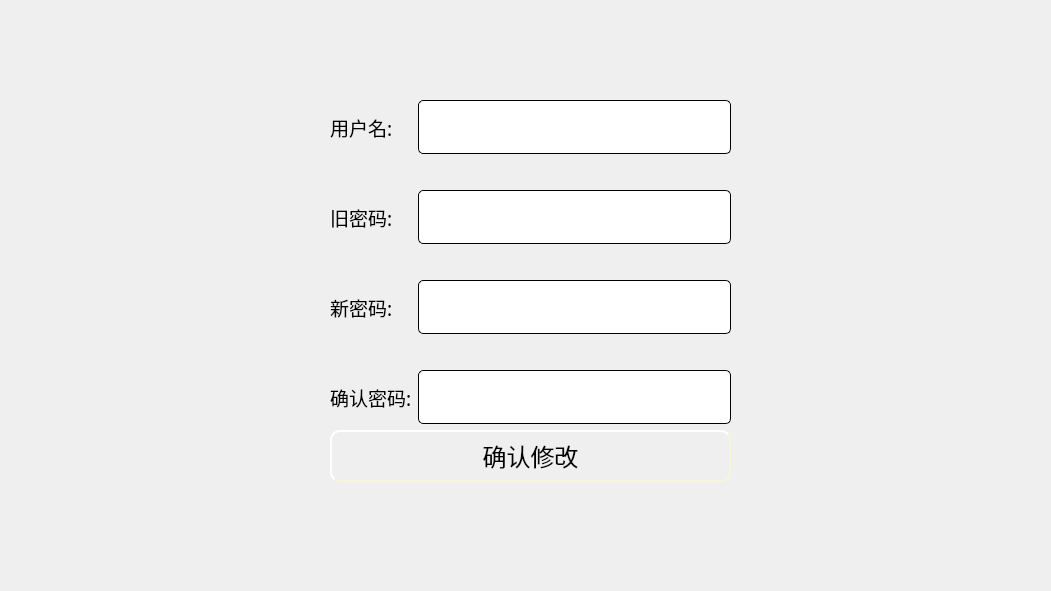
<?xml version="1.0" encoding="UTF-8"?>
<ui version="4.0">
 <class>ChangePswd</class>
 <widget class="QWidget" name="ChangePswd">
  <property name="geometry">
   <rect>
    <x>0</x>
    <y>0</y>
    <width>1051</width>
    <height>591</height>
   </rect>
  </property>
  <property name="windowTitle">
   <string>Form</string>
  </property>
  <widget class="QWidget" name="layoutWidget">
   <property name="geometry">
    <rect>
     <x>330</x>
     <y>100</y>
     <width>401</width>
     <height>382</height>
    </rect>
   </property>
   <layout class="QGridLayout" name="gridLayout_2">
    <item row="0" column="0">
     <layout class="QGridLayout" name="gridLayout">
      <item row="1" column="1">
       <spacer name="verticalSpacer">
        <property name="orientation">
         <enum>Qt::Vertical</enum>
        </property>
        <property name="sizeType">
         <enum>QSizePolicy::Fixed</enum>
        </property>
        <property name="sizeHint" stdset="0">
         <size>
          <width>20</width>
          <height>30</height>
         </size>
        </property>
       </spacer>
      </item>
      <item row="3" column="1">
       <spacer name="verticalSpacer_3">
        <property name="orientation">
         <enum>Qt::Vertical</enum>
        </property>
        <property name="sizeType">
         <enum>QSizePolicy::Fixed</enum>
        </property>
        <property name="sizeHint" stdset="0">
         <size>
          <width>20</width>
          <height>30</height>
         </size>
        </property>
       </spacer>
      </item>
      <item row="0" column="0">
       <widget class="QLabel" name="label">
        <property name="font">
         <font>
          <family>微软雅黑</family>
          <pointsize>14</pointsize>
         </font>
        </property>
        <property name="text">
         <string>用户名:</string>
        </property>
       </widget>
      </item>
      <item row="2" column="1">
       <widget class="QLineEdit" name="le_opswd">
        <property name="sizePolicy">
         <sizepolicy hsizetype="Expanding" vsizetype="Expanding">
          <horstretch>0</horstretch>
          <verstretch>0</verstretch>
         </sizepolicy>
        </property>
        <property name="font">
         <font>
          <family>微软雅黑</family>
          <pointsize>14</pointsize>
         </font>
        </property>
        <property name="styleSheet">
         <string notr="true">QLineEdit{
    border-style: outset;
    border-width: 1px;
    border-radius: 5px;

    min-width: 5em;
    padding: 6px;
}</string>
        </property>
       </widget>
      </item>
      <item row="4" column="1">
       <widget class="QLineEdit" name="le_npswd">
        <property name="sizePolicy">
         <sizepolicy hsizetype="Expanding" vsizetype="Expanding">
          <horstretch>0</horstretch>
          <verstretch>0</verstretch>
         </sizepolicy>
        </property>
        <property name="font">
         <font>
          <family>微软雅黑</family>
          <pointsize>14</pointsize>
         </font>
        </property>
        <property name="styleSheet">
         <string notr="true">QLineEdit{
    border-style: outset;
    border-width: 1px;
    border-radius: 5px;

    min-width: 5em;
    padding: 6px;
}</string>
        </property>
       </widget>
      </item>
      <item row="4" column="0">
       <widget class="QLabel" name="label_3">
        <property name="font">
         <font>
          <family>微软雅黑</family>
          <pointsize>14</pointsize>
         </font>
        </property>
        <property name="text">
         <string>新密码:</string>
        </property>
       </widget>
      </item>
      <item row="6" column="0">
       <widget class="QLabel" name="label_4">
        <property name="font">
         <font>
          <family>微软雅黑</family>
          <pointsize>14</pointsize>
         </font>
        </property>
        <property name="text">
         <string>确认密码:</string>
        </property>
       </widget>
      </item>
      <item row="2" column="0">
       <widget class="QLabel" name="label_2">
        <property name="font">
         <font>
          <family>微软雅黑</family>
          <pointsize>14</pointsize>
         </font>
        </property>
        <property name="text">
         <string>旧密码:</string>
        </property>
       </widget>
      </item>
      <item row="0" column="1">
       <widget class="QLineEdit" name="le_id">
        <property name="enabled">
         <bool>false</bool>
        </property>
        <property name="sizePolicy">
         <sizepolicy hsizetype="Expanding" vsizetype="Expanding">
          <horstretch>0</horstretch>
          <verstretch>0</verstretch>
         </sizepolicy>
        </property>
        <property name="font">
         <font>
          <family>微软雅黑</family>
          <pointsize>14</pointsize>
         </font>
        </property>
        <property name="styleSheet">
         <string notr="true">QLineEdit{
    border-style: outset;
    border-width: 1px;
    border-radius: 5px;

    min-width: 5em;
    padding: 6px;
}</string>
        </property>
       </widget>
      </item>
      <item row="6" column="1">
       <widget class="QLineEdit" name="le_kpswd">
        <property name="sizePolicy">
         <sizepolicy hsizetype="Expanding" vsizetype="Expanding">
          <horstretch>0</horstretch>
          <verstretch>0</verstretch>
         </sizepolicy>
        </property>
        <property name="font">
         <font>
          <family>微软雅黑</family>
          <pointsize>14</pointsize>
         </font>
        </property>
        <property name="styleSheet">
         <string notr="true">QLineEdit{
    border-style: outset;
    border-width: 1px;
    border-radius: 5px;

    min-width: 5em;
    padding: 6px;
}</string>
        </property>
       </widget>
      </item>
      <item row="5" column="1">
       <spacer name="verticalSpacer_2">
        <property name="orientation">
         <enum>Qt::Vertical</enum>
        </property>
        <property name="sizeType">
         <enum>QSizePolicy::Fixed</enum>
        </property>
        <property name="sizeHint" stdset="0">
         <size>
          <width>20</width>
          <height>30</height>
         </size>
        </property>
       </spacer>
      </item>
     </layout>
    </item>
    <item row="1" column="0">
     <widget class="QPushButton" name="pushButton">
      <property name="sizePolicy">
       <sizepolicy hsizetype="Minimum" vsizetype="Preferred">
        <horstretch>0</horstretch>
        <verstretch>0</verstretch>
       </sizepolicy>
      </property>
      <property name="font">
       <font>
        <family>微软雅黑</family>
        <pointsize>18</pointsize>
       </font>
      </property>
      <property name="styleSheet">
       <string notr="true">QPushButton{
	background-image: url(:/ico/pb1.jpg);
    border-style: outset;
    border-width: 2px;
    border-radius: 10px;
    border-color: beige;
    min-width: 5em;
    padding: 6px;
}
QPushButton:hover
{
	
	background-image: url(:/ico/pb.jpg);
    border-style: inset;
}

QPushButton:pressed{
	
	background-image: url(:/ico/pb2.jpg);
    border-style: inset;
}


</string>
      </property>
      <property name="text">
       <string>确认修改</string>
      </property>
     </widget>
    </item>
   </layout>
  </widget>
  <widget class="QLabel" name="lb_data">
   <property name="geometry">
    <rect>
     <x>330</x>
     <y>480</y>
     <width>401</width>
     <height>51</height>
    </rect>
   </property>
   <property name="styleSheet">
    <string notr="true">color: rgb(255, 0, 0);</string>
   </property>
   <property name="text">
    <string/>
   </property>
   <property name="alignment">
    <set>Qt::AlignCenter</set>
   </property>
  </widget>
 </widget>
 <resources/>
 <connections/>
</ui>
